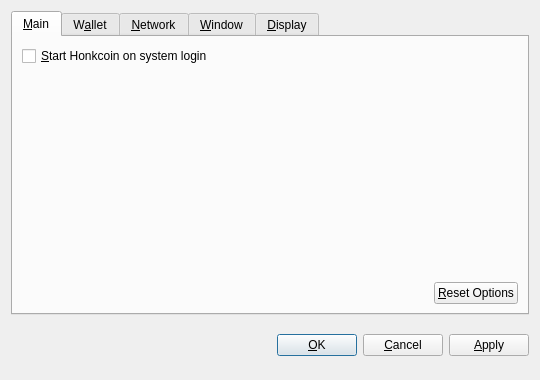
<?xml version="1.0" encoding="UTF-8"?>
<ui version="4.0">
 <class>OptionsDialog</class>
 <widget class="QDialog" name="OptionsDialog">
  <property name="geometry">
   <rect>
    <x>0</x>
    <y>0</y>
    <width>540</width>
    <height>380</height>
   </rect>
  </property>
  <property name="windowTitle">
   <string>Options</string>
  </property>
  <property name="modal">
   <bool>true</bool>
  </property>
  <layout class="QVBoxLayout" name="verticalLayout">
   <item>
    <widget class="QTabWidget" name="tabWidget">
     <property name="tabPosition">
      <enum>QTabWidget::North</enum>
     </property>
     <property name="currentIndex">
      <number>0</number>
     </property>
     <widget class="QWidget" name="tabMain">
      <attribute name="title">
       <string>&amp;Main</string>
      </attribute>
      <layout class="QVBoxLayout" name="verticalLayout_Main">
       <item>
        <widget class="QCheckBox" name="bitcoinAtStartup">
         <property name="toolTip">
          <string>Automatically start Honkcoin after logging in to the system.</string>
         </property>
         <property name="text">
          <string>&amp;Start Honkcoin on system login</string>
         </property>
        </widget>
       </item>
       <item>
        <spacer name="verticalSpacer_Main">
         <property name="orientation">
          <enum>Qt::Vertical</enum>
         </property>
         <property name="sizeHint" stdset="0">
          <size>
           <width>20</width>
           <height>40</height>
          </size>
         </property>
        </spacer>
       </item>
       <item>
        <layout class="QHBoxLayout" name="horizontalLayout_2_Main">
         <item>
          <spacer name="horizontalSpacer_2_Main">
           <property name="orientation">
            <enum>Qt::Horizontal</enum>
           </property>
           <property name="sizeHint" stdset="0">
            <size>
             <width>40</width>
             <height>20</height>
            </size>
           </property>
          </spacer>
         </item>
         <item>
          <widget class="QPushButton" name="resetButton">
           <property name="toolTip">
            <string>Reset all client options to default.</string>
           </property>
           <property name="text">
            <string>&amp;Reset Options</string>
           </property>
           <property name="autoDefault">
            <bool>false</bool>
           </property>
          </widget>
         </item>
        </layout>
       </item>
      </layout>
     </widget>
     <widget class="QWidget" name="tabWallet">
      <attribute name="title">
       <string>W&amp;allet</string>
      </attribute>
      <layout class="QVBoxLayout" name="verticalLayout_Network">
       <item>
        <widget class="QLabel" name="transactionFeeInfoLabel">
         <property name="text">
          <string>Optional transaction fee per kB that helps make sure your transactions are processed quickly. Most transactions are 1 kB.</string>
         </property>
         <property name="textFormat">
          <enum>Qt::PlainText</enum>
         </property>
         <property name="wordWrap">
          <bool>true</bool>
         </property>
        </widget>
       </item>
       <item>
        <layout class="QHBoxLayout" name="horizontalLayout_1_Main">
         <item>
          <widget class="QLabel" name="transactionFeeLabel">
           <property name="text">
            <string>Pay transaction &amp;fee</string>
           </property>
           <property name="textFormat">
            <enum>Qt::PlainText</enum>
           </property>
           <property name="buddy">
            <cstring>transactionFee</cstring>
           </property>
          </widget>
         </item>
         <item>
          <widget class="BitcoinAmountField" name="transactionFee"/>
         </item>
         <item>
          <spacer name="horizontalSpacer_1_Main">
           <property name="orientation">
            <enum>Qt::Horizontal</enum>
           </property>
           <property name="sizeHint" stdset="0">
            <size>
             <width>40</width>
             <height>20</height>
            </size>
           </property>
          </spacer>
         </item>
        </layout>
       </item>
       <item>
        <widget class="QLabel" name="label">
         <property name="text">
          <string>If you disable the spending of unconfirmed change, the change from a transaction cannot be used until that transaction has at least one confirmation. This also affects how your balance is computed.</string>
         </property>
         <property name="wordWrap">
          <bool>true</bool>
         </property>
        </widget>
       </item>
       <item>
        <widget class="QCheckBox" name="spendZeroConfChange">
         <property name="text">
          <string>Spend unconfirmed change  (experts only)</string>
         </property>
        </widget>
       </item>
       <item>
        <spacer name="verticalSpacer">
         <property name="orientation">
          <enum>Qt::Vertical</enum>
         </property>
         <property name="sizeHint" stdset="0">
          <size>
           <width>20</width>
           <height>40</height>
          </size>
         </property>
        </spacer>
       </item>
      </layout>
     </widget>
     <widget class="QWidget" name="tabNetwork">
      <attribute name="title">
       <string>&amp;Network</string>
      </attribute>
      <layout class="QVBoxLayout" name="verticalLayout_Network">
       <item>
        <widget class="QCheckBox" name="mapPortUpnp">
         <property name="toolTip">
          <string>Automatically open the Honkcoin client port on the router. This only works when your router supports UPnP and it is enabled.</string>
         </property>
         <property name="text">
          <string>Map port using &amp;UPnP</string>
         </property>
        </widget>
       </item>
       <item>
        <widget class="QCheckBox" name="connectSocks">
         <property name="toolTip">
          <string>Connect to the Honkcoin network through a SOCKS proxy (e.g. when connecting through Tor).</string>
         </property>
         <property name="text">
          <string>&amp;Connect through SOCKS proxy:</string>
         </property>
        </widget>
       </item>
       <item>
        <layout class="QHBoxLayout" name="horizontalLayout_Network">
         <item>
          <widget class="QLabel" name="proxyIpLabel">
           <property name="text">
            <string>Proxy &amp;IP:</string>
           </property>
           <property name="textFormat">
            <enum>Qt::PlainText</enum>
           </property>
           <property name="buddy">
            <cstring>proxyIp</cstring>
           </property>
          </widget>
         </item>
         <item>
          <widget class="QValidatedLineEdit" name="proxyIp">
           <property name="maximumSize">
            <size>
             <width>140</width>
             <height>16777215</height>
            </size>
           </property>
           <property name="toolTip">
            <string>IP address of the proxy (e.g. 127.0.0.1)</string>
           </property>
          </widget>
         </item>
         <item>
          <widget class="QLabel" name="proxyPortLabel">
           <property name="text">
            <string>&amp;Port:</string>
           </property>
           <property name="textFormat">
            <enum>Qt::PlainText</enum>
           </property>
           <property name="buddy">
            <cstring>proxyPort</cstring>
           </property>
          </widget>
         </item>
         <item>
          <widget class="QLineEdit" name="proxyPort">
           <property name="maximumSize">
            <size>
             <width>55</width>
             <height>16777215</height>
            </size>
           </property>
           <property name="toolTip">
            <string>Port of the proxy (e.g. 9050)</string>
           </property>
          </widget>
         </item>
         <item>
          <widget class="QLabel" name="socksVersionLabel">
           <property name="text">
            <string>SOCKS &amp;Version:</string>
           </property>
           <property name="textFormat">
            <enum>Qt::PlainText</enum>
           </property>
           <property name="buddy">
            <cstring>socksVersion</cstring>
           </property>
          </widget>
         </item>
         <item>
          <widget class="QValueComboBox" name="socksVersion">
           <property name="toolTip">
            <string>SOCKS version of the proxy (e.g. 5)</string>
           </property>
          </widget>
         </item>
         <item>
          <spacer name="horizontalSpacer_Network">
           <property name="orientation">
            <enum>Qt::Horizontal</enum>
           </property>
           <property name="sizeHint" stdset="0">
            <size>
             <width>40</width>
             <height>20</height>
            </size>
           </property>
          </spacer>
         </item>
        </layout>
       </item>
       <item>
        <spacer name="verticalSpacer_Network">
         <property name="orientation">
          <enum>Qt::Vertical</enum>
         </property>
         <property name="sizeHint" stdset="0">
          <size>
           <width>20</width>
           <height>40</height>
          </size>
         </property>
        </spacer>
       </item>
      </layout>
     </widget>
     <widget class="QWidget" name="tabWindow">
      <attribute name="title">
       <string>&amp;Window</string>
      </attribute>
      <layout class="QVBoxLayout" name="verticalLayout_Window">
       <item>
        <widget class="QCheckBox" name="minimizeToTray">
         <property name="toolTip">
          <string>Show only a tray icon after minimizing the window.</string>
         </property>
         <property name="text">
          <string>&amp;Minimize to the tray instead of the taskbar</string>
         </property>
        </widget>
       </item>
       <item>
        <widget class="QCheckBox" name="minimizeOnClose">
         <property name="toolTip">
          <string>Minimize instead of exit the application when the window is closed. When this option is enabled, the application will be closed only after selecting Quit in the menu.</string>
         </property>
         <property name="text">
          <string>M&amp;inimize on close</string>
         </property>
        </widget>
       </item>
       <item>
        <spacer name="verticalSpacer_Window">
         <property name="orientation">
          <enum>Qt::Vertical</enum>
         </property>
         <property name="sizeHint" stdset="0">
          <size>
           <width>20</width>
           <height>40</height>
          </size>
         </property>
        </spacer>
       </item>
      </layout>
     </widget>
     <widget class="QWidget" name="tabDisplay">
      <attribute name="title">
       <string>&amp;Display</string>
      </attribute>
      <layout class="QVBoxLayout" name="verticalLayout_Display">
       <item>
        <layout class="QHBoxLayout" name="horizontalLayout_1_Display">
         <item>
          <widget class="QLabel" name="langLabel">
           <property name="text">
            <string>User Interface &amp;language:</string>
           </property>
           <property name="textFormat">
            <enum>Qt::PlainText</enum>
           </property>
           <property name="buddy">
            <cstring>lang</cstring>
           </property>
          </widget>
         </item>
         <item>
          <widget class="QValueComboBox" name="lang">
           <property name="toolTip">
            <string>The user interface language can be set here. This setting will take effect after restarting Honkcoin.</string>
           </property>
          </widget>
         </item>
        </layout>
       </item>
       <item>
        <layout class="QHBoxLayout" name="horizontalLayout_2_Display">
         <item>
          <widget class="QLabel" name="unitLabel">
           <property name="text">
            <string>&amp;Unit to show amounts in:</string>
           </property>
           <property name="textFormat">
            <enum>Qt::PlainText</enum>
           </property>
           <property name="buddy">
            <cstring>unit</cstring>
           </property>
          </widget>
         </item>
         <item>
          <widget class="QValueComboBox" name="unit">
           <property name="toolTip">
            <string>Choose the default subdivision unit to show in the interface and when sending coins.</string>
           </property>
          </widget>
         </item>
        </layout>
       </item>
       <item>
        <widget class="QCheckBox" name="displayAddresses">
         <property name="toolTip">
          <string>Whether to show Honkcoin addresses in the transaction list or not.</string>
         </property>
         <property name="text">
          <string>&amp;Display addresses in transaction list</string>
         </property>
        </widget>
       </item>
       <item>
        <widget class="QCheckBox" name="coinControlFeatures">
         <property name="toolTip">
          <string>Whether to show coin control features or not.</string>
         </property>
         <property name="text">
          <string>Display coin &amp;control features (experts only!)</string>
         </property>
        </widget>
       </item>
       <item>
        <spacer name="verticalSpacer_Display">
         <property name="orientation">
          <enum>Qt::Vertical</enum>
         </property>
         <property name="sizeHint" stdset="0">
          <size>
           <width>20</width>
           <height>40</height>
          </size>
         </property>
        </spacer>
       </item>
      </layout>
     </widget>
    </widget>
   </item>
   <item>
    <layout class="QHBoxLayout" name="horizontalLayout_Buttons">
     <item>
      <spacer name="horizontalSpacer_1">
       <property name="orientation">
        <enum>Qt::Horizontal</enum>
       </property>
       <property name="sizeHint" stdset="0">
        <size>
         <width>40</width>
         <height>48</height>
        </size>
       </property>
      </spacer>
     </item>
     <item>
      <widget class="QLabel" name="statusLabel">
       <property name="font">
        <font>
         <weight>75</weight>
         <bold>true</bold>
        </font>
       </property>
       <property name="text">
        <string/>
       </property>
       <property name="textFormat">
        <enum>Qt::PlainText</enum>
       </property>
       <property name="wordWrap">
        <bool>true</bool>
       </property>
      </widget>
     </item>
     <item>
      <spacer name="horizontalSpacer_2">
       <property name="orientation">
        <enum>Qt::Horizontal</enum>
       </property>
       <property name="sizeHint" stdset="0">
        <size>
         <width>40</width>
         <height>48</height>
        </size>
       </property>
      </spacer>
     </item>
     <item>
      <widget class="QPushButton" name="okButton">
       <property name="text">
        <string>&amp;OK</string>
       </property>
      </widget>
     </item>
     <item>
      <widget class="QPushButton" name="cancelButton">
       <property name="text">
        <string>&amp;Cancel</string>
       </property>
       <property name="autoDefault">
        <bool>false</bool>
       </property>
      </widget>
     </item>
     <item>
      <widget class="QPushButton" name="applyButton">
       <property name="text">
        <string>&amp;Apply</string>
       </property>
       <property name="autoDefault">
        <bool>false</bool>
       </property>
      </widget>
     </item>
    </layout>
   </item>
  </layout>
 </widget>
 <customwidgets>
  <customwidget>
   <class>BitcoinAmountField</class>
   <extends>QSpinBox</extends>
   <header>bitcoinamountfield.h</header>
  </customwidget>
  <customwidget>
   <class>QValueComboBox</class>
   <extends>QComboBox</extends>
   <header>qvaluecombobox.h</header>
  </customwidget>
  <customwidget>
   <class>QValidatedLineEdit</class>
   <extends>QLineEdit</extends>
   <header>qvalidatedlineedit.h</header>
  </customwidget>
 </customwidgets>
 <resources/>
 <connections/>
</ui>
